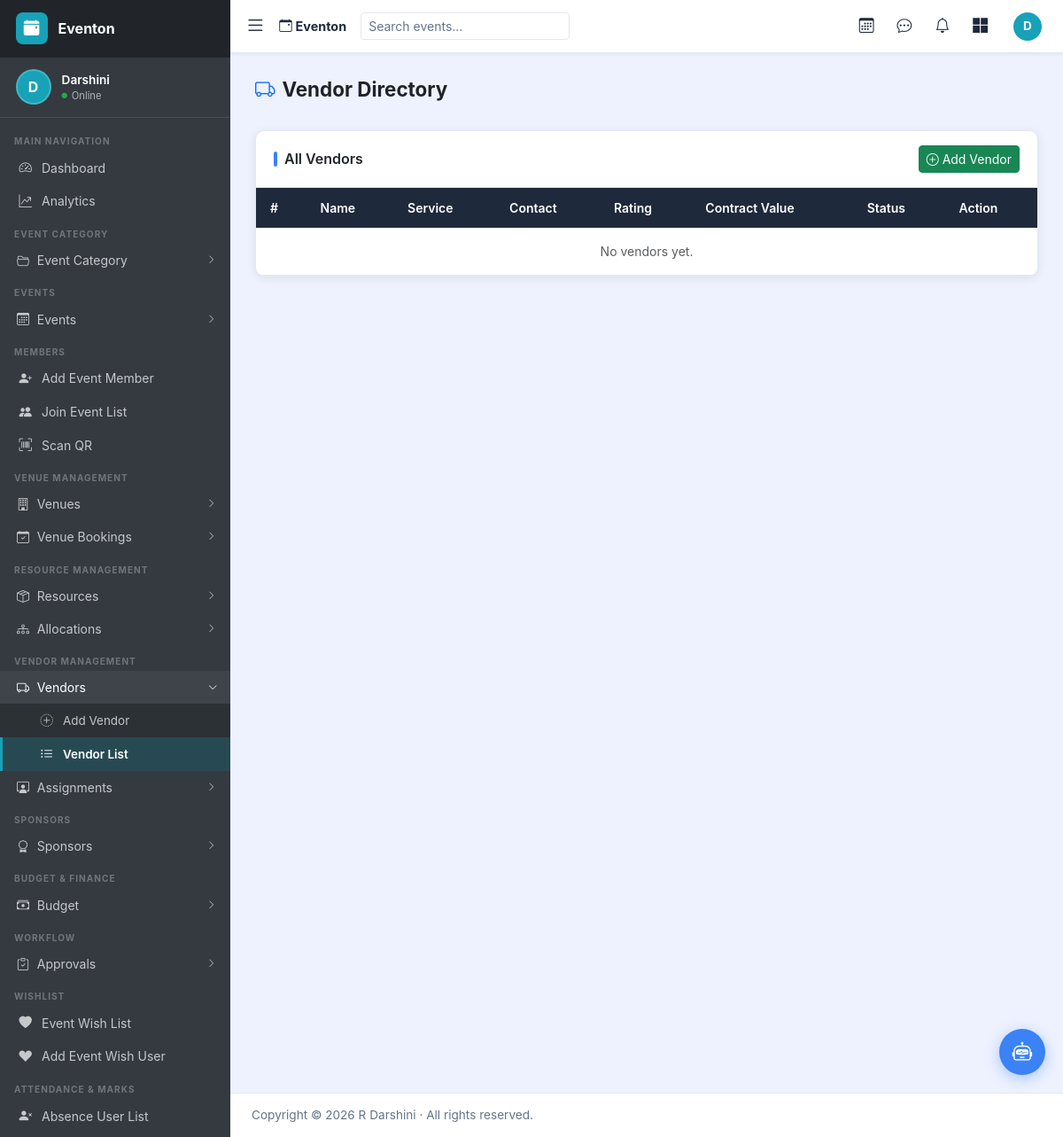
/vendors/ (signed in), run on an earlier commit of the app's database.
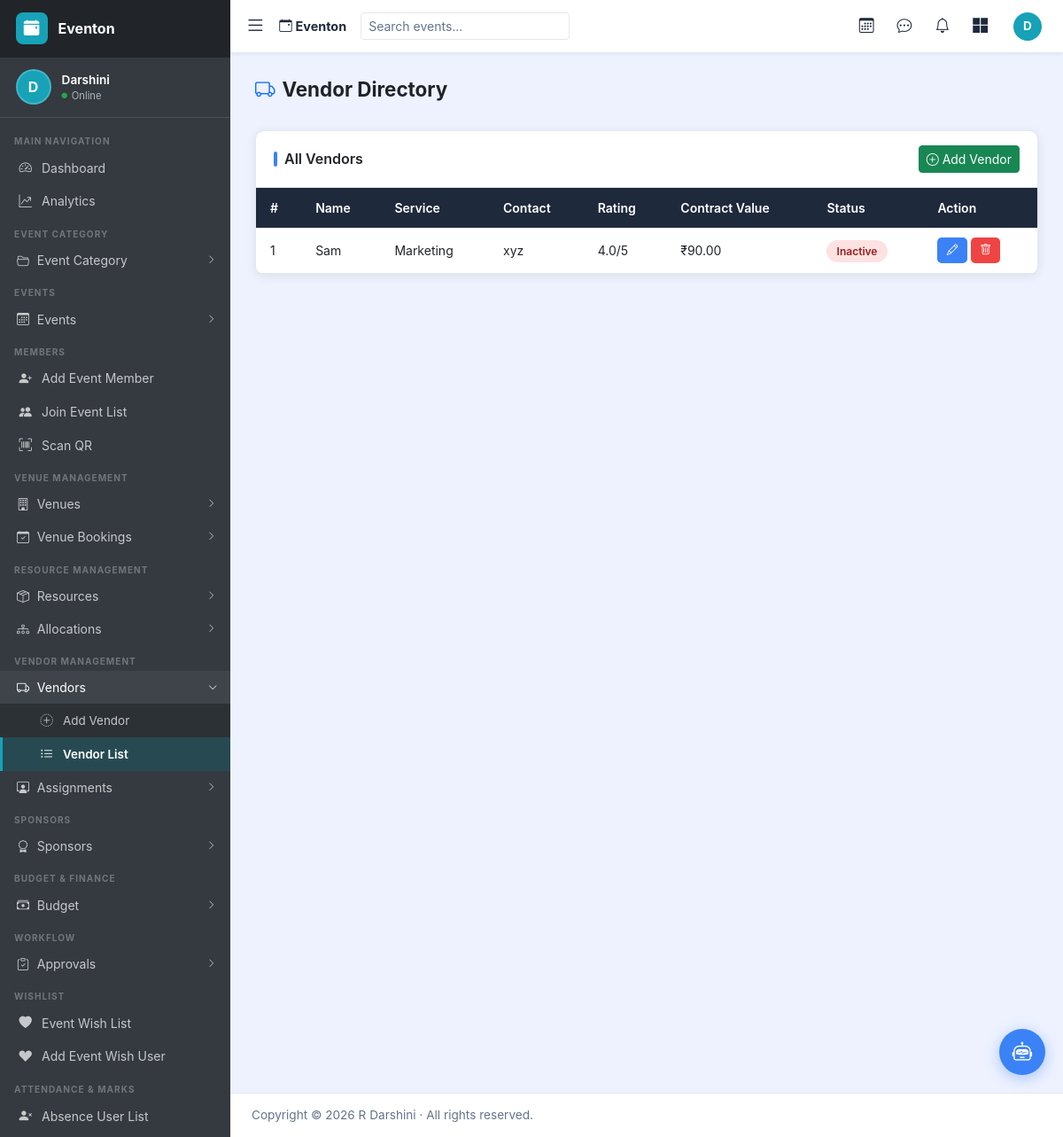
And on a later commit of the database.
### events/models.py (models this page shows, shortened)
class Vendor(models.Model):
    SERVICE_CHOICES = [
        ('catering', 'Catering'),
        ('logistics', 'Logistics'),
        ('equipment_rental', 'Equipment Rental'),
        ('marketing', 'Marketing'),
        ('security', 'Security'),
        ('photography', 'Photography/Videography'),
        ('it_support', 'IT Support'),
        ('decor', 'Decoration'),
        ('other', 'Other'),
    ]
    STATUS_CHOICES = [
        ('active', 'Active'),
        ('inactive', 'Inactive'),
        ('blacklisted', 'Blacklisted'),
    ]
    name            = models.CharField(max_length=300)
    service_type    = models.CharField(max_length=30, choices=SERVICE_CHOICES, default='other')
    contact_person  = models.CharField(max_length=200, blank=True)
    email           = models.EmailField(blank=True)
    phone           = models.CharField(max_length=50, blank=True)
    address         = models.TextField(blank=True)
    contract_start  = models.DateField(null=True, blank=True)
    contract_end    = models.DateField(null=True, blank=True)
    contract_value  = models.DecimalField(max_digits=12, decimal_places=2, default=0)
    performance_rating = models.FloatField(default=0.0, help_text='Rating 0-5')
    status          = models.CharField(max_length=20, choices=STATUS_CHOICES, default='active')
    notes           = models.TextField(blank=True)
    created_at      = models.DateTimeField(auto_now_add=True)
    updated_at      = models.DateTimeField(auto_now=True)
    class Meta:
        ordering = ['name']

### events/views.py (the view)
# urls.py: path('vendors/',                          views.vendor_list,               name='vendor_list'),
@admin_required
def vendor_list(request):
    vendors = Vendor.objects.all()
    return render(request, 'events/vendor_list.html', {'vendors': vendors})

### events/templatetags/translate_tags.py (called while the page is built)
@register.filter(is_safe=True)
def tr(value, language=None):
    if not isinstance(value, str):
        return value
    if language is None:
        language = translation.get_language() or 'en'
    return translate_text(value, language)

### events/translations.py (called while the page is built)
def translate_text(text, language='en'):
    if not isinstance(text, str) or not text:
        return text
    translations = TRANSLATIONS.get(text, {})
    if not translations:
        return text
    if language in translations:
        return translations[language]
    base_language = language.split('-')[0] if '-' in language else None
    if base_language and base_language in translations:
        return translations[base_language]
    return translations.get('en', text)

### events/views.py (called while the page is built)
def admin_required(view_func):
    @wraps(view_func)
    @login_required
    def _wrapped(request, *args, **kwargs):
        if not request.user.is_staff:
            messages.error(request, translate_text('Admin access required for that action.', _get_request_language(request)))
            return redirect('dashboard')
        return view_func(request, *args, **kwargs)
    return _wrapped

### templates/events/vendor_list.html (shortened to what this page needs)
{% extends 'base.html' %}
{% block content %}
<div class="page-header">
  <h2><i class="bi bi-truck me-2 text-primary"></i>Vendor Directory</h2>
</div>
<div class="card">
  <div class="card-header-custom">
    <h5>All Vendors</h5>
    <a href="{% url 'vendor_create' %}" class="btn btn-success btn-sm"><i class="bi bi-plus-circle me-1"></i>Add Vendor</a>
  </div>
  <div class="p-0">
    <table class="table-custom">
      <thead><tr><th>#</th><th>Name</th><th>Service</th><th>Contact</th><th>Rating</th><th>Contract Value</th><th>Status</th><th>Action</th></tr></thead>
      <tbody>
        {% for v in vendors %}
        <tr>
          <td>{{ forloop.counter }}</td>
          <td>{{ v.name }}</td>
          <td>{{ v.get_service_type_display }}</td>
          <td>{{ v.contact_person|default:"—" }}</td>
          <td>{{ v.performance_rating }}/5</td>
          <td>₹{{ v.contract_value }}</td>
          <td><span class="badge-status badge-{{ v.status }}">{{ v.get_status_display }}</span></td>
          <td>
            <a href="{% url 'vendor_edit' v.pk %}" class="btn-edit"><i class="bi bi-pencil"></i></a>
            <a href="{% url 'vendor_delete' v.pk %}" class="btn-del"><i class="bi bi-trash"></i></a>
          </td>
        </tr>
        {% empty %}<tr><td colspan="8" class="text-center text-muted py-3">No vendors yet.</td></tr>{% endfor %}
      </tbody>
    </table>
  </div>
</div>
{% endblock %}

### templates/base.html (shortened to what this page needs)
{% load static %}
{% load translate_tags %}
<!DOCTYPE html>
<html lang="{{ preferred_language }}">
<head>
  <link rel="stylesheet" href="https://cdn.jsdelivr.net/npm/bootstrap@5.3.3/dist/css/bootstrap.min.css"/>
  <link rel="stylesheet" href="https://cdn.jsdelivr.net/npm/bootstrap-icons@1.11.3/font/bootstrap-icons.css"/>
  <link rel="stylesheet" href="https://unpkg.com/leaflet@1.9.4/dist/leaflet.css"/>
</head>
<body>
<aside id="sidebar"></aside>
<nav id="top-navbar"></nav>
<div id="main-wrap">
  {% block content %}{% endblock %}
</div>
<footer class="site-footer">
  <div class="footer-inner">
    <span>Copyright © 2026 R Darshini · {{ 'All rights reserved.'|tr:preferred_language }}</span>
  </div>
</footer>
<button id="eventon-chatbot-btn" title="Open Eventon Assistant" onclick="toggleChatbot()">
  <i class="bi bi-robot"></i>
</button>
</body>
</html>

### templates/base.html (style rules this page uses)
:root { --sw:260px; --nh:60px; --fh:50px; --sb-bg:#343a40; --sb-brand:#212529; --sb-light-bg:#f8fafc; --navbar-bg:#fff; --navbar-fg:#1e293b; --navbar-border:1px solid var(--border); --brand-bg:#17a2b8; --teal:#17a2b8; --teal-bg:rgba(23,162,184,.18); --accent:#3b82f6; --danger:#ef4444; --success:#22c55e; --bg:#eef2ff; --card:#fff; --border:#e2e8f0; --footer-border:1px solid #e2e8f0; --footer-fg:#64748b; --text:#1f2328; --muted:#64748b; --radius:10px; --shadow:0 2px 12px rgba(0,0,0,.08); }
*,*::before,*::after { box-sizing:border-box; margin:0;padding:0; }
body { font-family:-apple-system,"Segoe UI",system-ui,sans-serif; background:var(--bg); color:var(--text); min-height:100vh; font-size:1rem; display:flex; flex-direction:column; }
#sidebar { position:fixed; top:0;left:0; width:var(--sw); height:100vh; background:var(--sb-bg); z-index:1050; display:flex; flex-direction:column; overflow-y:auto; overflow-x:hidden; transition:width .25s; }
#top-navbar { position:fixed; top:0; left:var(--sw); right:0; height:var(--nh); background:var(--navbar-bg); color:var(--navbar-fg); border-bottom:var(--navbar-border); display:flex; align-items:center; padding:0 1rem 0 .5rem; z-index:1040; box-shadow:0 1px 4px rgba(0,0,0,.07); transition:left .25s; }
#main-wrap { margin-left:var(--sw); margin-top:var(--nh); padding:1.75rem; padding-bottom:1.5rem; flex:1 0 auto; transition:margin-left .25s; }
.site-footer { margin-left:var(--sw); height:var(--fh); flex-shrink:0; background:var(--card); border-top:var(--footer-border); display:flex; align-items:center; justify-content:space-between; padding:0 1.5rem; color:var(--footer-fg); font-size:.85rem; z-index:1030; }
.site-footer .footer-inner { display:flex; align-items:center; justify-content:space-between; gap:1rem; flex-wrap:wrap; width:100%; }
.page-header { display:flex; align-items:center; justify-content:space-between; margin-bottom:1.5rem; flex-wrap:wrap;gap:.75rem; }
.page-header h2 { font-size:1.4rem; font-weight:700; }
.card { background:var(--card); border:1px solid var(--border); border-radius:var(--radius); box-shadow:var(--shadow); }
.card-header-custom { padding:1rem 1.25rem; border-bottom:1px solid var(--border); display:flex;align-items:center; justify-content:space-between; flex-wrap:wrap;gap:.5rem; }
.card-header-custom h5 { margin:0; font-size:1rem; font-weight:600; display:flex; align-items:center; gap:.5rem; }
.card-header-custom h5::before { content:''; display:inline-block; width:4px; height:1.1rem; background:var(--accent); border-radius:2px; }
.table-custom { width:100%; border-collapse:collapse; font-size:.875rem; }
.table-custom thead tr { background:#1e293b; color:#fff; }
.table-custom thead th { padding:.75rem 1rem; font-weight:600; }
.table-custom tbody td { padding:.7rem 1rem; border-bottom:1px solid var(--border); vertical-align:middle; }
.badge-status { padding:.3rem .7rem; border-radius:20px; font-size:.75rem; font-weight:600; }
.badge-inactive,.badge-cancelled,.badge-rejected,.badge-absent { background:#fee2e2; color:#991b1b; }
.btn-edit,.btn-del,.btn-view { padding:.3rem .65rem; border-radius:5px; border:none; cursor:pointer; font-size:.8rem; text-decoration:none; display:inline-flex; align-items:center; gap:.25rem; }
.btn-edit { background:var(--accent); color:#fff; }
.btn-del { background:var(--danger); color:#fff; }
#eventon-chatbot-btn { position:fixed;bottom:70px;right:20px;z-index:2100; width:52px;height:52px;border-radius:50%; background:var(--accent);color:#fff; border:none;cursor:pointer; display:flex;align-items:center;justify-content:center; font-size:1.4rem;box-shadow:0 4px 16px rgba(59,130,246,.4); transition:transform .18s; }

What changed in the data, as far as the page shows it:
added Vendor: name "Sam", service_type "Marketing", contact_person "xyz", performance_rating "4.0", contract_value "90.00", status "Inactive"
Also different on the page:
text no longer shown: "No vendors yet."
